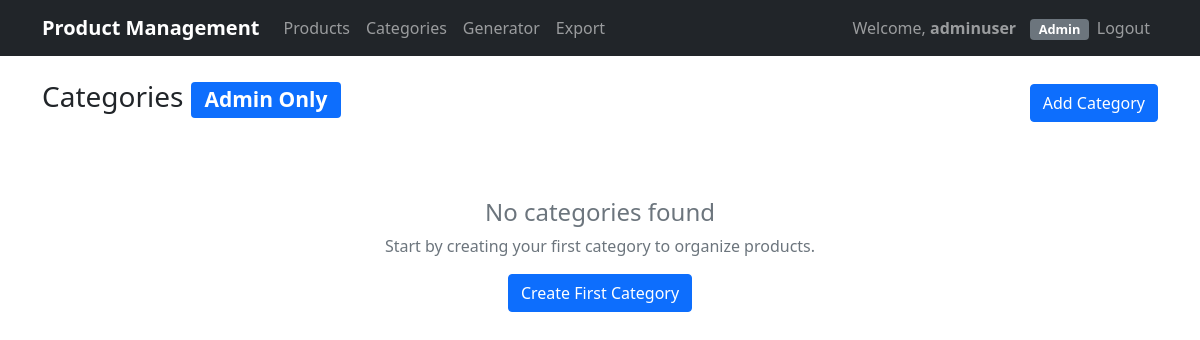
/categories/ (signed in), run on an earlier commit of the app's database.
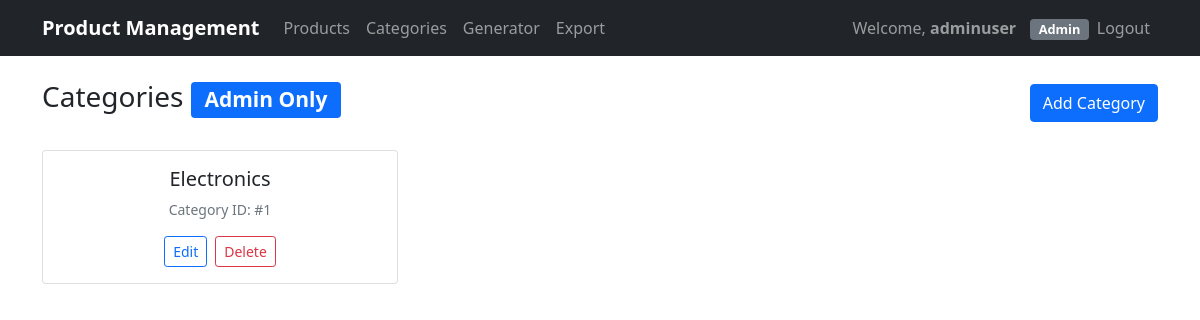
And on a later commit of the database.
### apps/products/models.py (models this page shows, shortened)
class Category(models.Model):
    name = models.CharField(max_length=255)

### apps/products/template_views.py (the view)
# urls.py: path('categories/', CategoryListView.as_view(), name='category_list'),
class CategoryListView(LoginRequiredMixin, ListView):
    model = Category
    template_name = 'categories/category_list.html'
    context_object_name = 'categories'

### templates/categories/category_list.html (shortened to what this page needs)
{% extends 'base.html' %}
{% block content %}
<div class="d-flex justify-content-between align-items-center mb-4">
    <h3>Categories <span class="badge bg-primary">Admin Only</span></h3>
    {% if user.role == 'admin' %}
        <a href="{% url 'category_create' %}" class="btn btn-primary">
             Add Category
        </a>
    {% endif %}
</div>
{% if categories %}
    <div class="row">
        {% for category in categories %}
            <div class="col-md-4 mb-3">
                <div class="card">
                    <div class="card-body text-center">
                        <h5 class="card-title">{{ category.name }}</h5>
                        <p class="text-muted small">Category ID: #{{ category.id }}</p>
                        {% if user.role == 'admin' %}
                            <div class="d-flex gap-2 justify-content-center">
                                <button class="btn btn-outline-primary btn-sm">
                                     Edit
                                </button>
                                <button class="btn btn-outline-danger btn-sm">
                                     Delete
                                </button>
                            </div>
                        {% endif %}
                    </div>
                </div>
            </div>
        {% endfor %}
    </div>
{% else %}
    <div class="text-center py-5">
        <h4 class="text-muted">No categories found</h4>
        <p class="text-muted">Start by creating your first category to organize products.</p>
        {% if user.role == 'admin' %}
            <a href="{% url 'category_create' %}" class="btn btn-primary">
                 Create First Category
            </a>
        {% endif %}
    </div>
{% endif %}
{% endblock %}

What changed in the data, as far as the page shows it:
added Category: name "Electronics", id "1"
Also different on the page:
text no longer shown: "No categories found Start by creating your first category to organize products. Create First Category"
